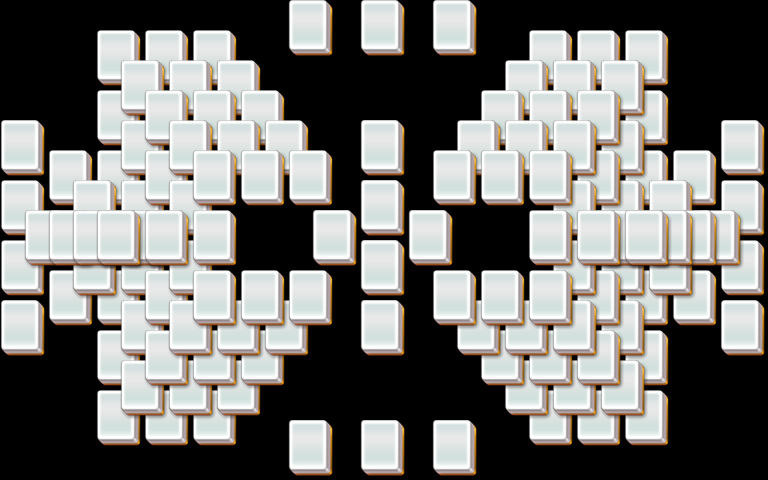

Below is a game level as drawn by its tile map, then a one-line description and the .tmx that defines it (tile-layer data replaced by summaries):
An orthogonal 32x16 tile map with 24x30 px tiles, 5 tile layers (layer1, layer2, layer3, layer4, ...).

<map version="1.0" orientation="orthogonal" width="32" height="16" tilewidth="24" tileheight="30">
 <properties>
  <property name="species" value="15" />
 </properties>
 <tileset firstgid="1" name="mahjong" tilewidth="48" tileheight="60">
  <image source="mahjong.png" />
 </tileset>
 <layer name="layer1" width="32" height="16">
  <data>[512 cells, 46 non-empty, 1 distinct tile ids]</data>
 </layer>
 <layer name="layer2" width="32" height="16">
  <data>[512 cells, 42 non-empty, 1 distinct tile ids]</data>
 </layer>
 <layer name="layer3" width="32" height="16">
  <data>[512 cells, 34 non-empty, 1 distinct tile ids]</data>
 </layer>
 <layer name="layer4" width="32" height="16">
  <data>[512 cells, 32 non-empty, 1 distinct tile ids]</data>
 </layer>
 <layer name="layer5" width="32" height="16">
  <data>[512 cells, 30 non-empty, 1 distinct tile ids]</data>
 </layer>
</map>
